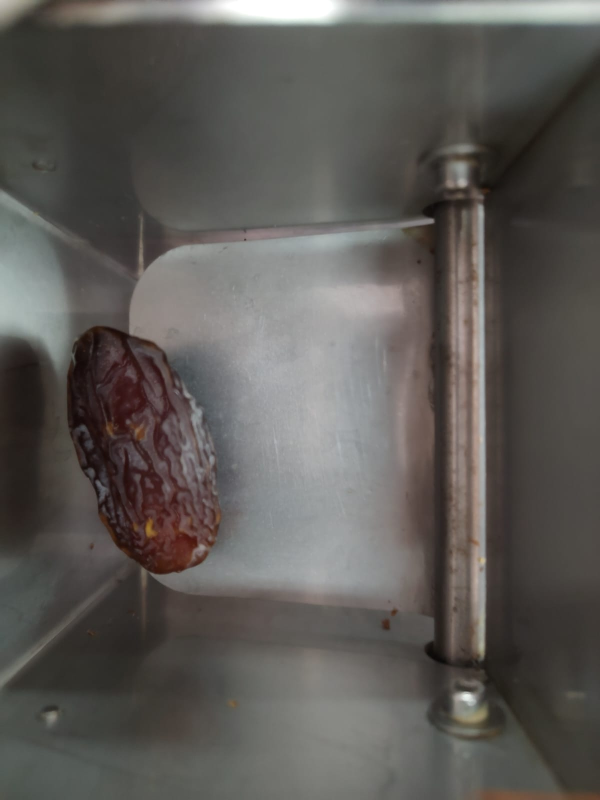
#> input picture ImageAssets/subtraction/full.jpg, 1200 x 1600 px, found by its file name (shown at 1/2 size)
$ python app_bounding_mask_pixels.py
#> lines starting #> are read from the running program, lines starting #| are printed output that depends on the picture
import cv2 as cv

# import argparse
max_value = 255
max_value_H = 360//2
low_H = 0
low_S = 0
low_V = 0
high_H = max_value_H
high_S = max_value
high_V = max_value

window_capture_name = 'Video Capture'
window_detection_name = 'Object Detection'
window_controls_name = 'Controls'

low_H_name = 'Low H'
low_S_name = 'Low S'
low_V_name = 'Low V'
high_H_name = 'High H'
high_S_name = 'High S'
high_V_name = 'High V'


# create windows
cv.namedWindow(window_capture_name, cv.WINDOW_NORMAL)
cv.namedWindow(window_detection_name, cv.WINDOW_NORMAL)
cv.namedWindow(window_controls_name, cv.WINDOW_NORMAL)

cv.createTrackbar(low_H_name, window_controls_name , low_H, max_value_H, lambda _:_)
cv.createTrackbar(high_H_name, window_controls_name , high_H, max_value_H, lambda _:_)
cv.createTrackbar(low_S_name, window_controls_name , low_S, max_value, lambda _:_)
cv.createTrackbar(high_S_name, window_controls_name , high_S, max_value, lambda _:_)
cv.createTrackbar(low_V_name, window_controls_name , low_V, max_value, lambda _:_)
cv.createTrackbar(high_V_name, window_controls_name , high_V, max_value, lambda _:_)

# slider for images
imagefilepaths = [".\\..\\ImageAssets\\subtraction\\full.JPG", ".\\..\\ImageAssets\\subtraction\\empty.JPG"]
cv.createTrackbar("image_selector", window_controls_name, 0, len(imagefilepaths)-1, lambda _:_)


# start running program
while True:

    frame = cv.imread(imagefilepaths[cv.getTrackbarPos("image_selector", window_controls_name)])
#> frame is the input picture: shape (1600, 1200, 3); mean B, G, R 86.3, 89.8, 92.9
    frame = cv.resize(frame, (800,800))
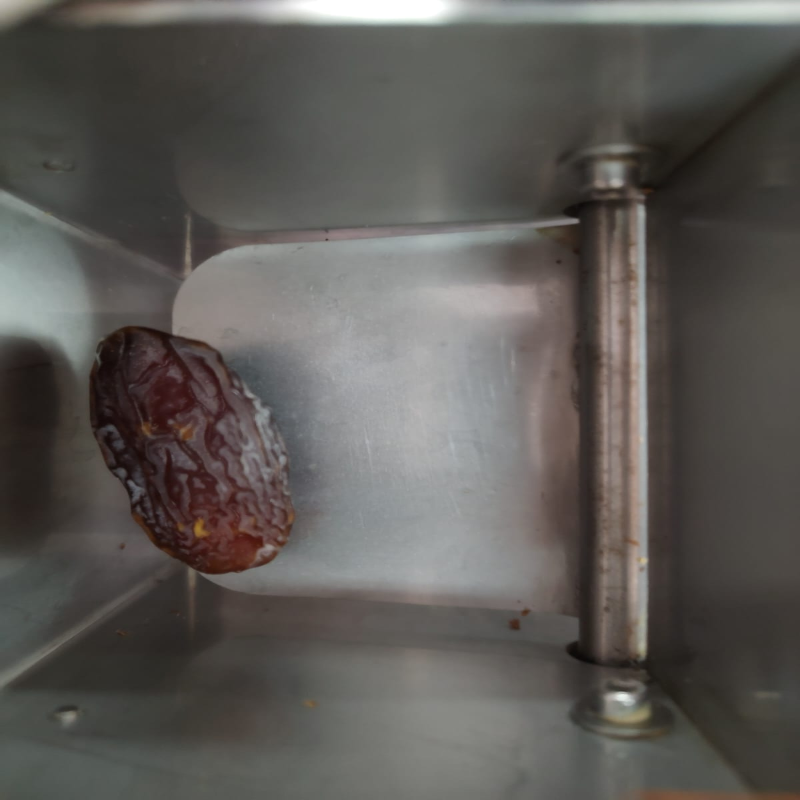
#> frame: shape (800, 800, 3); mean B, G, R 86.3, 89.9, 92.9

    frame_HSV = cv.cvtColor(frame, cv.COLOR_BGR2HSV)
#> frame_HSV: shape (800, 800, 3); mean H, S, V 36.2, 27.7, 94.1
    frame_threshold = cv.inRange(frame_HSV,
                                 (cv.getTrackbarPos(low_H_name, window_controls_name),
                                  cv.getTrackbarPos(low_S_name, window_controls_name),
                                  cv.getTrackbarPos(low_V_name, window_controls_name)),
                                 (cv.getTrackbarPos(high_H_name, window_controls_name),
                                  cv.getTrackbarPos(high_S_name, window_controls_name),
                                  cv.getTrackbarPos(high_V_name, window_controls_name)))
#> frame_threshold: shape (800, 800); every value is 255


    try:
        contours, hierarchy = cv.findContours(frame, cv.RETR_EXTERNAL, cv.CHAIN_APPROX_NONE)
        print(contours)
        cv.drawContours(frame_threshold, contours, 0, (0,255,0), 3)
    except:
        pass

    cv.imshow(window_capture_name, frame)
    # cv.imshow(window_detection_name, frame_threshold)

    key = cv.waitKey(30)
#> (key q is pressed here)
    if key == ord('q') or key == 27:
        break

cv.destroyAllWindows()
